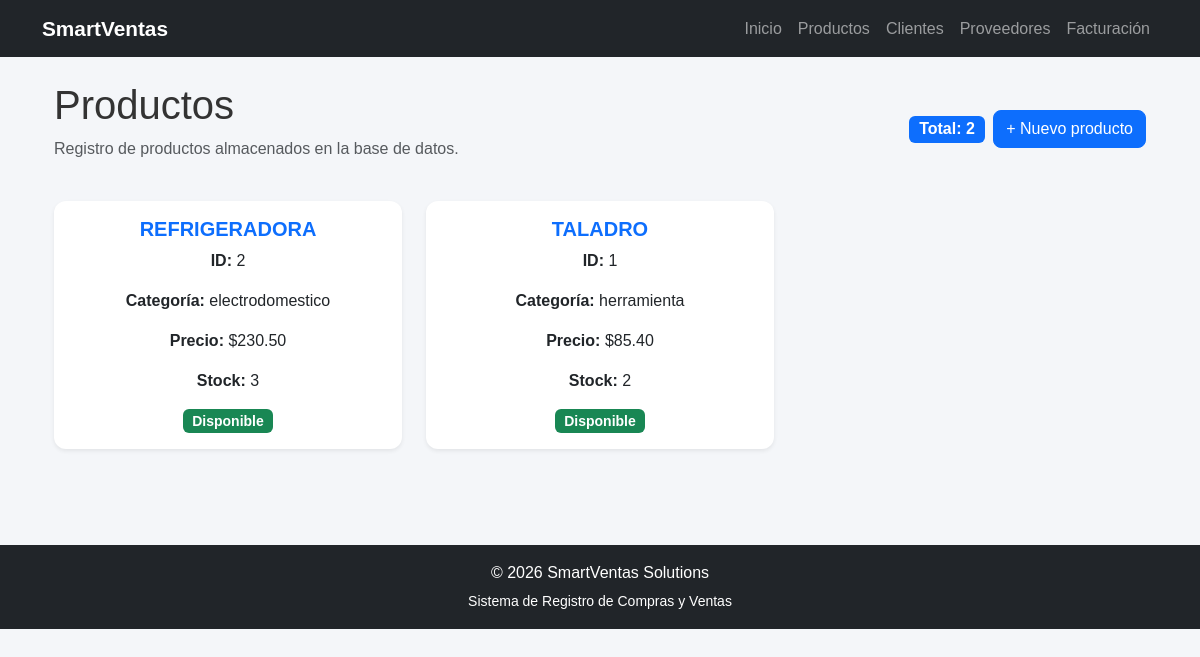
The page /productos on the database its author committed.
### tables this page shows
CREATE TABLE productos (
            id INTEGER PRIMARY KEY AUTOINCREMENT,
            nombre TEXT NOT NULL,
            categoria TEXT NOT NULL,
            precio REAL NOT NULL,
            stock INTEGER NOT NULL
        );

### app.py (the view)
@app.route('/productos')
def productos():
    conn = conectar_bd()
    productos = conn.execute("""
        SELECT id, nombre, categoria, precio, stock
        FROM productos
        ORDER BY id DESC
    """).fetchall()
    conn.close()
    return render_template(
        'productos.html',
        productos=productos
    )

### app.py (called while the page is built)
def conectar_bd():
    os.makedirs(DATA_DIR, exist_ok=True)
    conn = sqlite3.connect(DATABASE)
    conn.row_factory = sqlite3.Row
    return conn

### templates/productos.html (shortened to what this page needs)
{% extends "base.html" %}
{% block content %}
<div class="container">
    <div class="d-flex justify-content-between align-items-center mb-4">
        <div>
            <h1>Productos</h1>
            <p class="text-muted">
                Registro de productos almacenados en la base de datos.
            </p>
        </div>
        <div class="d-flex align-items-center gap-2">
            <span class="badge bg-primary fs-6">
                Total: {{ productos|length }}
            </span>
            <a href="{{ url_for('formulario_producto') }}"
               class="btn btn-primary">
                + Nuevo producto
            </a>
        </div>
    </div>
    <div class="row">
        {% for producto in productos %}
        <div class="col-md-4 mb-4">
            <div class="card h-100 shadow-sm">
                <div class="card-body">
                    <h5 class="card-title">
                        {{ producto.nombre|upper }}
                    </h5>
                    <p class="card-text">
                        <strong>ID:</strong>
                        {{ producto.id }}
                    </p>
                    <p class="card-text">
                        <strong>Categoría:</strong>
                        {{ producto.categoria }}
                    </p>
                    <p class="card-text">
                        <strong>Precio:</strong>
                        ${{ "%.2f"|format(producto.precio) }}
                    </p>
                    <p class="card-text">
                        <strong>Stock:</strong>
                        {{ producto.stock }}
                    </p>
                    {% if producto.stock > 0 %}
                        <span class="badge bg-success">
                            Disponible
                        </span>
                    {% else %}
                        <span class="badge bg-danger">
                            Agotado
                        </span>
                    {% endif %}
                </div>
            </div>
        </div>
        {% else %}
        <div class="col-12">
            <div class="alert alert-info">
                No existen productos registrados todavía.
            </div>
        </div>
        {% endfor %}
    </div>
</div>
{% endblock %}

### templates/base.html (shortened to what this page needs)
<!DOCTYPE html>
<html lang="es">
<head>
    <link
        href="https://cdn.jsdelivr.net/npm/bootstrap@5.3.3/dist/css/bootstrap.min.css"
        rel="stylesheet">
    <link
        rel="stylesheet"
        href="{{ url_for('static', filename='css/style.css') }}">
</head>
<body>
    {% include "components/navbar.html" %}
    <main class="container py-4">
        {% block content %}
        {% endblock %}
    </main>
    {% include "components/footer.html" %}
</body>
</html>

### templates/components/navbar.html (shortened to what this page needs)
<nav class="navbar navbar-expand-lg navbar-dark bg-dark">
    <div class="container">
        <a class="navbar-brand" href="{{ url_for('inicio') }}">
            SmartVentas
        </a>
        <div class="collapse navbar-collapse" id="menuPrincipal">
            <ul class="navbar-nav ms-auto">
                <li class="nav-item">
                    <a class="nav-link" href="{{ url_for('inicio') }}">
                        Inicio
                    </a>
                </li>
                <li class="nav-item">
                    <a class="nav-link" href="{{ url_for('productos') }}">
                        Productos
                    </a>
                </li>
                <li class="nav-item">
                    <a class="nav-link" href="{{ url_for('clientes') }}">
                        Clientes
                    </a>
                </li>
                <li class="nav-item">
                    <a class="nav-link" href="{{ url_for('proveedores') }}">
                        Proveedores
                    </a>
                </li>
                <li class="nav-item">
                    <a class="nav-link" href="{{ url_for('facturacion') }}">
                        Facturación
                    </a>
                </li>
            </ul>
        </div>
    </div>
</nav>

### templates/components/footer.html
<footer class="bg-dark text-white text-center py-3 mt-5">
    <div class="container">
        <p class="mb-1">
            &copy; 2026 SmartVentas Solutions
        </p>
        <small>
            Sistema de Registro de Compras y Ventas
        </small>
    </div>
</footer>

### static/css/style.css (style rules this page uses)
body { font-family: Arial, Helvetica, sans-serif; background-color: #f4f6f9; margin: 0; padding: 0; color: #333; }
.navbar-brand { font-weight: bold; font-size: 1.3rem; }
.nav-link { transition: 0.3s; }
.card { border: none; border-radius: 12px; transition: transform .3s ease; }
.card-body { text-align: center; }
.card-title { color: #0d6efd; font-weight: bold; }
.btn { border-radius:8px; }
.badge { font-size:14px; }
footer { background:#212529; color:rgb(254, 156, 156); text-align:center; padding:20px; margin-top:40px; }
footer p { margin:0; }

### rows shown on the page
productos: nombre "REFRIGERADORA", id "2", categoria "electrodomestico", precio "230.50", stock "3", shows "Disponible"
productos: nombre "TALADRO", id "1", categoria "herramienta", precio "85.40", stock "2", shows "Disponible"

### other values the page prints
{{ productos|length }} "2"
